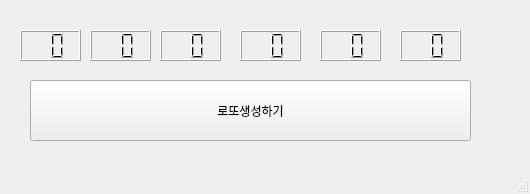
<?xml version="1.0" encoding="UTF-8"?>
<ui version="4.0">
 <class>mainWindow</class>
 <widget class="QMainWindow" name="mainWindow">
  <property name="geometry">
   <rect>
    <x>0</x>
    <y>0</y>
    <width>530</width>
    <height>194</height>
   </rect>
  </property>
  <property name="windowTitle">
   <string>MainWindow</string>
  </property>
  <widget class="QWidget" name="centralwidget">
   <widget class="QLCDNumber" name="lcd1">
    <property name="geometry">
     <rect>
      <x>20</x>
      <y>30</y>
      <width>61</width>
      <height>31</height>
     </rect>
    </property>
    <property name="digitCount">
     <number>2</number>
    </property>
    <property name="intValue" stdset="0">
     <number>0</number>
    </property>
   </widget>
   <widget class="QLCDNumber" name="lcd2">
    <property name="geometry">
     <rect>
      <x>90</x>
      <y>30</y>
      <width>61</width>
      <height>31</height>
     </rect>
    </property>
    <property name="digitCount">
     <number>2</number>
    </property>
    <property name="intValue" stdset="0">
     <number>0</number>
    </property>
   </widget>
   <widget class="QLCDNumber" name="lcd3">
    <property name="geometry">
     <rect>
      <x>160</x>
      <y>30</y>
      <width>61</width>
      <height>31</height>
     </rect>
    </property>
    <property name="digitCount">
     <number>2</number>
    </property>
    <property name="intValue" stdset="0">
     <number>0</number>
    </property>
   </widget>
   <widget class="QLCDNumber" name="lcd4">
    <property name="geometry">
     <rect>
      <x>240</x>
      <y>30</y>
      <width>61</width>
      <height>31</height>
     </rect>
    </property>
    <property name="digitCount">
     <number>2</number>
    </property>
    <property name="intValue" stdset="0">
     <number>0</number>
    </property>
   </widget>
   <widget class="QLCDNumber" name="lcd5">
    <property name="geometry">
     <rect>
      <x>320</x>
      <y>30</y>
      <width>61</width>
      <height>31</height>
     </rect>
    </property>
    <property name="digitCount">
     <number>2</number>
    </property>
    <property name="intValue" stdset="0">
     <number>0</number>
    </property>
   </widget>
   <widget class="QPushButton" name="pb">
    <property name="geometry">
     <rect>
      <x>30</x>
      <y>80</y>
      <width>441</width>
      <height>61</height>
     </rect>
    </property>
    <property name="text">
     <string>로또생성하기</string>
    </property>
   </widget>
   <widget class="QLCDNumber" name="lcd6">
    <property name="geometry">
     <rect>
      <x>400</x>
      <y>30</y>
      <width>61</width>
      <height>31</height>
     </rect>
    </property>
    <property name="digitCount">
     <number>2</number>
    </property>
    <property name="intValue" stdset="0">
     <number>0</number>
    </property>
   </widget>
  </widget>
  <widget class="QMenuBar" name="menubar">
   <property name="geometry">
    <rect>
     <x>0</x>
     <y>0</y>
     <width>530</width>
     <height>21</height>
    </rect>
   </property>
  </widget>
  <widget class="QStatusBar" name="statusbar"/>
 </widget>
 <resources/>
 <connections/>
</ui>
